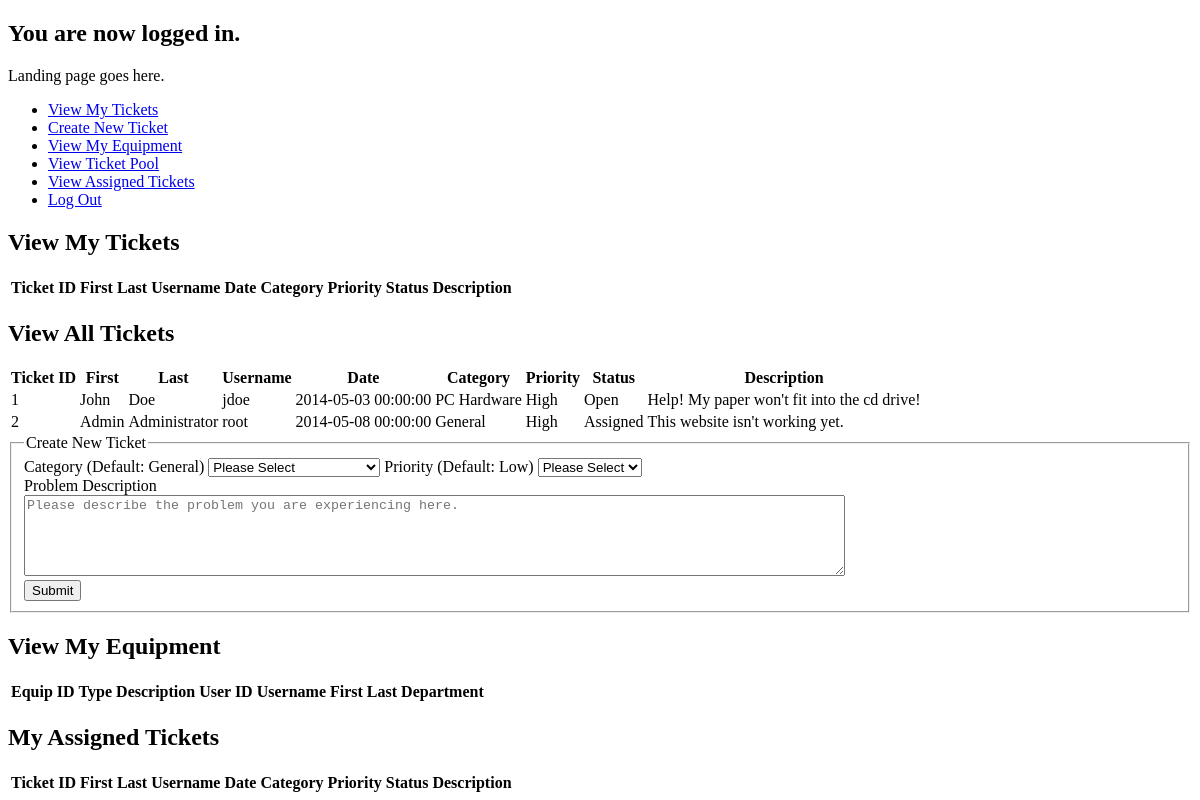
/home.php (signed in), run on an earlier commit of the app's database.
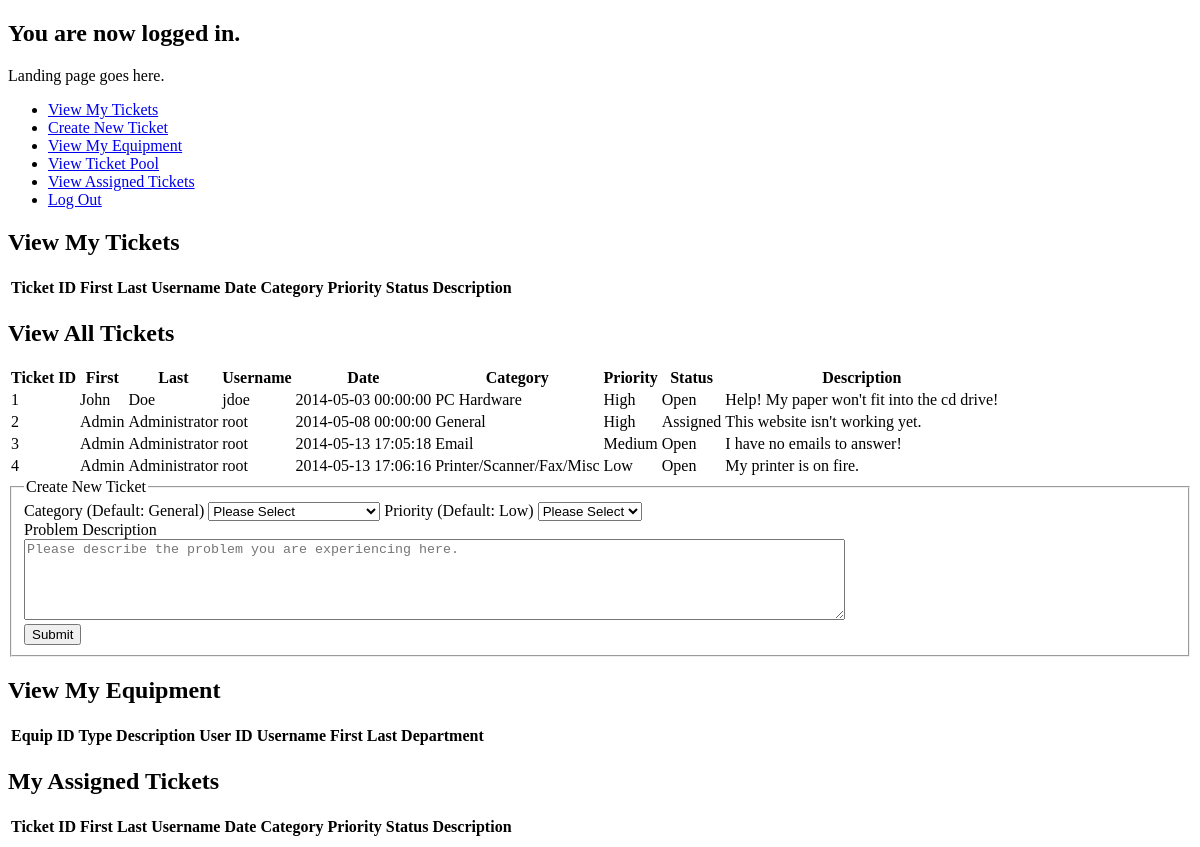
And on a later commit of the database.
### tables this page shows
CREATE TABLE IF NOT EXISTS `ticket` (
  `ticketID` int(11) NOT NULL AUTO_INCREMENT,
  `userID` int(11) NOT NULL,
  `statusID` int(11) NOT NULL,
  `categoryID` int(11) NOT NULL,
  `priorityID` int(11) NOT NULL,
  `assignedTo` int(11) DEFAULT NULL,
  `timestamp` datetime NOT NULL,
  `issueDesc` text NOT NULL,
  PRIMARY KEY (`ticketID`)
);

CREATE TABLE IF NOT EXISTS `user` (
  `userID` int(11) NOT NULL AUTO_INCREMENT,
  `username` varchar(40) NOT NULL,
  `passwd` varchar(40) NOT NULL,
  `dateRegistered` date NOT NULL,
  `datePassword` date NOT NULL,
  `firstName` varchar(40) NOT NULL,
  `lastName` varchar(40) NOT NULL,
  `email` varchar(60) NOT NULL,
  `department` int(11) NOT NULL,
  `privilege` int(11) NOT NULL,
  PRIMARY KEY (`userID`)
);

CREATE TABLE IF NOT EXISTS `category` (
  `categoryID` int(11) NOT NULL AUTO_INCREMENT,
  `category` varchar(30) NOT NULL,
  PRIMARY KEY (`categoryID`)
);

CREATE TABLE IF NOT EXISTS `priority` (
  `priorityID` int(11) NOT NULL AUTO_INCREMENT,
  `priority` varchar(10) NOT NULL,
  PRIMARY KEY (`priorityID`)
);

CREATE TABLE IF NOT EXISTS `status` (
  `statusID` int(11) NOT NULL AUTO_INCREMENT,
  `status` varchar(20) NOT NULL,
  PRIMARY KEY (`statusID`)
);

### alltickets.php (the view, shortened to what this page needs)
<div id="allTickets">
<?php
	$result = mysqli_query($dbc, "SELECT ticketID,user.firstName,user.lastName,user.username,timestamp,issueDesc,category.category,status.status,priority.priority FROM ticket JOIN category ON ticket.categoryID=category.categoryID JOIN status ON ticket.statusID=status.statusID JOIN priority ON ticket.priorityID = priority.priorityID JOIN user ON ticket.userID = user.userID");
	echo "<h2>View All Tickets</h2>";
	echo "<table>";
	echo "<tr>";
	echo "<th>Ticket ID</th>";
	echo "<th>First</th>";
	echo "<th>Last</th>";
	echo "<th>Username</th>";
	echo "<th>Date</th>";
	echo "<th>Category</th>";
	echo "<th>Priority</th>";
	echo "<th>Status</th>";
	echo "<th>Description</th>";
	echo "</tr>";
	while ($rows=mysqli_fetch_array($result)) {
		echo "<tr>";
		echo "<td>" . $rows['ticketID'] . "</td>";
		echo "<td>" . $rows['firstName'] . "</td>";
		echo "<td>" . $rows['lastName'] . "</td>";
		echo "<td>" . $rows['username'] . "</td>";
		echo "<td>" . $rows['timestamp'] . "</td>";
		echo "<td>" . $rows['category'] . "</td>";
		echo "<td>" . $rows['priority'] . "</td>";
		echo "<td>" . $rows['status'] . "</td>";
		echo "<td>" . $rows['issueDesc'] . "</td>";
		echo "</tr>";
	}
	echo "</table>";
?>
</div>

What changed in the data, as far as the page shows it:
added ticket: ticketID "3", userID.firstName "Admin", userID.lastName "Administrator", userID.username "root", timestamp "2014-05-13 17:05:18", categoryID.category "Email", priorityID.priority "Medium", statusID.status "Open", issueDesc "I have no emails to answer!"
added ticket: ticketID "4", userID.firstName "Admin", userID.lastName "Administrator", userID.username "root", timestamp "2014-05-13 17:06:16", categoryID.category "Printer/Scanner/Fax/Misc", priorityID.priority "Low", statusID.status "Open", issueDesc "My printer is on fire."
